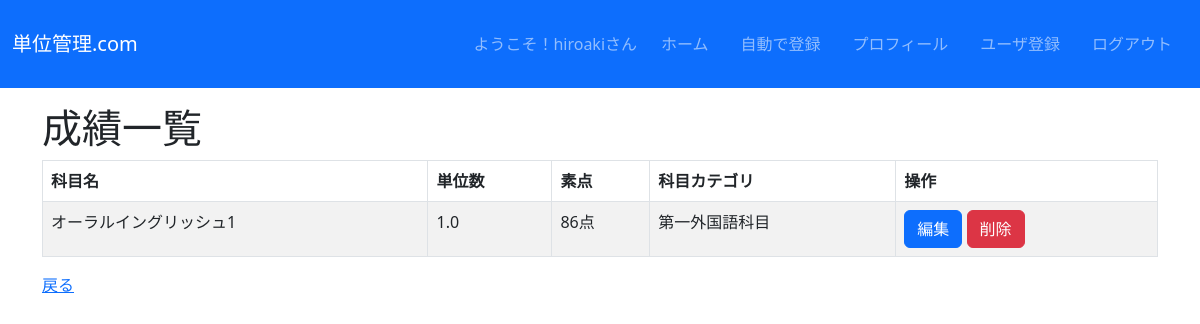
The page /crud/detail/86 (signed in) on the database its author committed.
### crud/models.py (models this page shows, shortened)
class Subject(models.Model):
  name = models.CharField(max_length=100)
  credit = models.FloatField(null=True, blank=False)
  score = models.PositiveIntegerField()
  category = models.ForeignKey(Category, on_delete=models.DO_NOTHING)

class Category(models.Model):
  name = models.CharField(max_length=200)
  requiredment_credit = models.PositiveIntegerField(default=0)
  def __str__(self):
    return self.name

### crud/views.py (the view)
# urls.py: path('crud/detail/<int:pk>', views.SubjectDetailView.as_view(), name="detail"),
class SubjectDetailView(LoginRequiredMixin, DetailView):
  model = Subject
  context_object_name = 'subject'
  template_name = "crud/subject_detail.html"

### creditmanagement/crud/templates/crud/subject_detail.html (shortened to what this page needs)
{% extends "base.html" %}
{% block content %}
    <h1>成績一覧</h1>
    <table class="table table-striped table-hover table-bordered">
      <thead>
        <tr>
          <th>科目名</th>
          <th>単位数</th>
          <th>素点</th>
          <th>科目カテゴリ</th>
          <th>操作</th>
        </tr>
      </thead>
      <tr>
        <td>{{ subject.name }}</td>
        <td>{{ subject.credit }}</td>
        <td>{{ subject.score }}点</td>
        <td>{{ subject.category }}</td>
        <td>
          <button class="btn btn-primary" onclick="location.href='{% url 'edit' pk=subject.pk %}'">編集</button>
          <button class="btn btn-danger" onclick="location.href='{% url 'delete' pk=subject.pk %}'">削除</button>
        </td>
      </tr>
    </table>
    <a href="{% url 'list' %}">戻る</a>
  {% endblock %}

### creditmanagement/crud/templates/base.html (shortened to what this page needs)
<!DOCTYPE html>
<html lang="ja">
<head>
    <link href="https://cdn.jsdelivr.net/npm/bootstrap@5.3.0-alpha3/dist/css/bootstrap.min.css" rel="stylesheet">
</head>
<body>
  <main>
    <nav class="navbar navbar-expand-lg navbar-dark bg-primary" style="margin-bottom: 1rem;">
      <div class="container-fluid">
          <a class="navbar-brand" href="{% url 'list' %}">単位管理.com</a>
          <div class="collapse navbar-collapse justify-content-end" id="navbarNav">
              <ul class="navbar-nav ms-auto flex-nowrap" style="margin-top: 1rem;">
                  {% if request.user.is_authenticated %}
                  <li class="nav-item px-2">
                    <p class="navbar-text">ようこそ！{{ user.get_username }}さん</p>
                  </li>
                  <li class="nav-item px-2">
                    <a class="nav-link" href="{% url 'list' %}">ホーム</a>
                  </li>
                  <li class="nav-item px-2">
                    <a class="nav-link" href="{% url 'unipa_register' %}">自動で登録</a>
                  </li>
                  <li class="nav-item px-2">
                      <a class="nav-link" href="{% url 'total' %}">プロフィール</a>
                  </li>
                  <li class="nav-item px-2">
                      <a class="nav-link" href="{% url 'signup' %}">ユーザ登録</a>
                  </li>
                  <li class="nav-item px-2">
                      <a class="nav-link" href="{% url 'logout' %}">ログアウト</a>
                  </li>
                  {% else %}
                  <li class="nav-item px-2">
                      <a class="nav-link" href="{% url 'login' %}">ログイン</a>
                  </li>
                  {% endif %}
              </ul>
          </div>
      </div>
  </nav>
    <div class="container">
      {% block content %}{% endblock %}
    </div>
  </main>
</body>
</html>

### rows shown on the page
Subject: name "オーラルイングリッシュ1", credit "1.0", score "86", category "第一外国語科目"

### other values the page prints
{{ user.get_username }} "hiroaki"
